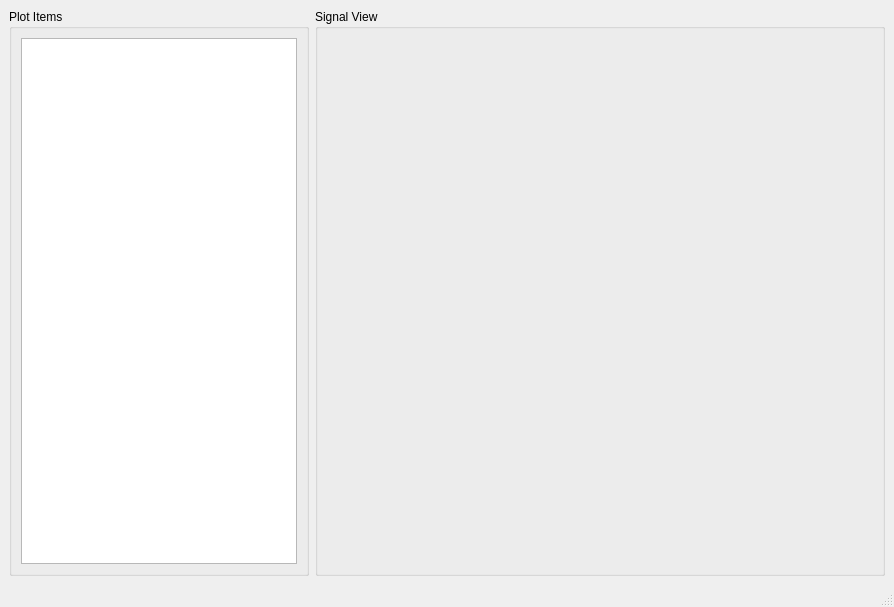
<?xml version="1.0" encoding="UTF-8"?>
<ui version="4.0">
 <class>mainWindow_SignalViewer</class>
 <widget class="QMainWindow" name="mainWindow_SignalViewer">
  <property name="geometry">
   <rect>
    <x>0</x>
    <y>0</y>
    <width>894</width>
    <height>607</height>
   </rect>
  </property>
  <property name="windowTitle">
   <string>MainWindow</string>
  </property>
  <widget class="QWidget" name="centralwidget">
   <layout class="QGridLayout" name="gridLayout_3">
    <item row="0" column="0">
     <layout class="QHBoxLayout" name="horizontalLayout">
      <item>
       <widget class="QGroupBox" name="grpbx_signal_table">
        <property name="maximumSize">
         <size>
          <width>300</width>
          <height>16777215</height>
         </size>
        </property>
        <property name="title">
         <string>Plot Items</string>
        </property>
        <layout class="QGridLayout" name="gridLayout">
         <item row="0" column="0">
          <widget class="QTableView" name="tbl_signals"/>
         </item>
        </layout>
       </widget>
      </item>
      <item>
       <widget class="QGroupBox" name="grpbx_signal_viewers">
        <property name="title">
         <string>Signal View</string>
        </property>
        <layout class="QGridLayout" name="gridLayout_2">
         <item row="0" column="0">
          <layout class="QGridLayout" name="grid_signal_viewers"/>
         </item>
        </layout>
       </widget>
      </item>
     </layout>
    </item>
   </layout>
  </widget>
  <widget class="QStatusBar" name="statusbar"/>
  <action name="actionOpen_file">
   <property name="text">
    <string>Open file     Ctrl+O</string>
   </property>
   <property name="iconText">
    <string>Open file</string>
   </property>
   <property name="toolTip">
    <string>Open file     Ctrl+O</string>
   </property>
   <property name="visible">
    <bool>true</bool>
   </property>
  </action>
 </widget>
 <tabstops>
  <tabstop>tbl_signals</tabstop>
 </tabstops>
 <resources/>
 <connections/>
</ui>
